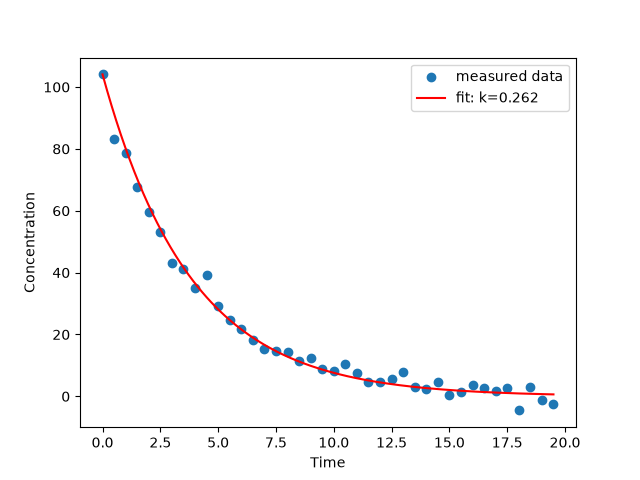

Reproduce this figure in Python.

"""
PW2 Lab B Part 3 -- fit a reaction's rate constant to measured data.

A first-order reaction decays as  C(t) = C0 * exp(-k*t).  You have noisy
concentration-vs-time measurements; find the k that best matches them.
Complete the TODOs. Run:  python kinetics.py
"""
import numpy as np
import matplotlib.pyplot as plt
from scipy.optimize import minimize

# TODO 1: read kinetics.csv (columns time, concentration) into arrays t, C.
#         Set C0 = the first concentration.
data = np.loadtxt('kinetics.csv', delimiter=',', skiprows=1)
t = data[:, 0]
C = data[:, 1]
C0 = C[0]
# TODO 2: write total_error(k) = sum of (measured - C0*exp(-k*t))^2.
#         This is the "how bad" number: small when the model matches the data.
def total_error(k):
    k = k[0]  # minimize passes an array
    model = C0 * np.exp(-k * t)
    return np.sum((C - model)**2)
# TODO 3: minimise total_error with scipy.optimize.minimize (method "SLSQP",
#         bounds [(0, 5)], start x0=0.5). Print the fitted k.
res = minimize(total_error, x0=[0.5], method="SLSQP", bounds=[(0, 5)])
k_fit = res.x[0]
print("Fitted k:", k_fit)
# TODO 4: plot the measured data (points) and your fitted curve (line) together.
#         Save as kinetics.png.
t_smooth = np.linspace(t.min(), t.max(), 200)
C_fit = C0 * np.exp(-k_fit * t_smooth)

plt.scatter(t, C, label="measured data")
plt.plot(t_smooth, C_fit, color='red', label=f"fit: k={k_fit:.3f}")
plt.xlabel("Time")
plt.ylabel("Concentration")
plt.legend()
plt.savefig('kinetics.png')
